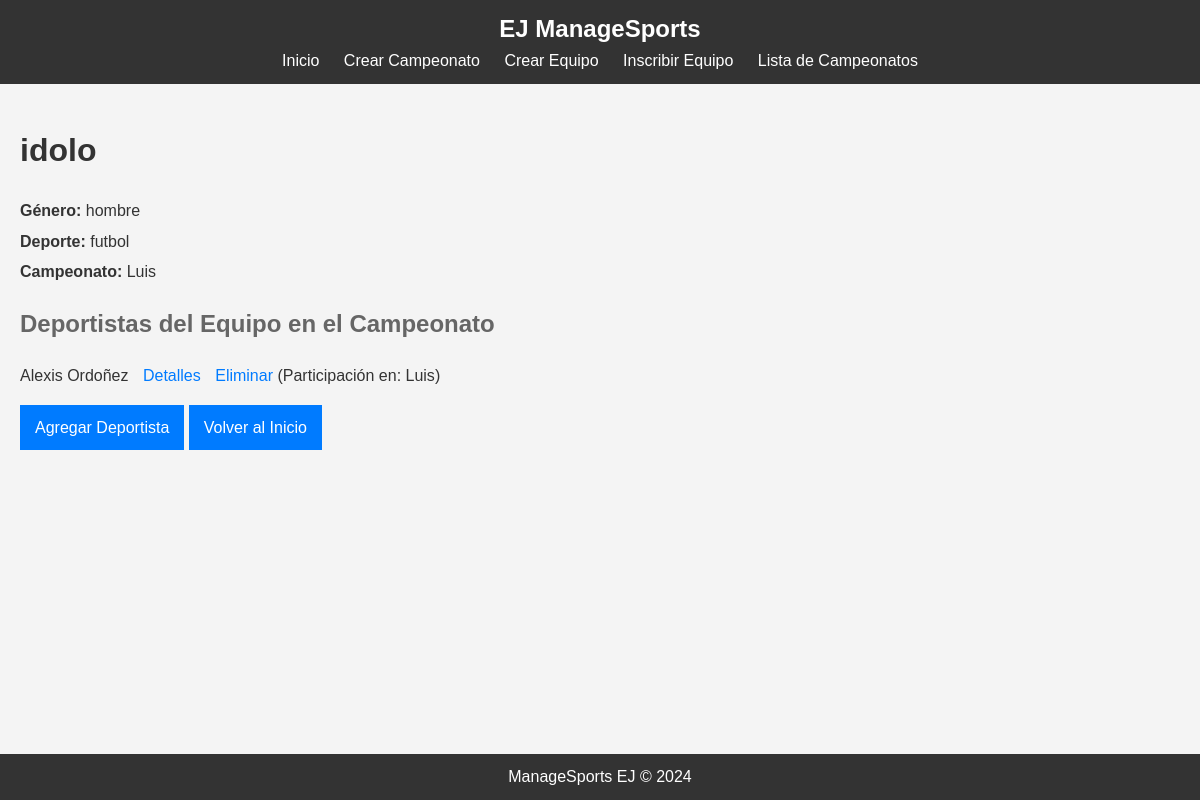
The page /detalle_equipo/3/8/ on the database its author committed.
### campeonato/models.py (models this page shows, shortened)
class Equipo(models.Model):
    NOMBRE_DEPORTE_CHOICES = [
        ('futbol', 'Fútbol'),
        ('baloncesto', 'Baloncesto'),
    ]
    GENERO_CHOICES = [
        ('hombre', 'Hombre'),
        ('mujer', 'Mujer'),
    ]
    nombre = models.CharField(max_length=200)
    deporte = models.CharField(max_length=20, choices=NOMBRE_DEPORTE_CHOICES)
    genero = models.CharField(max_length=20, choices=GENERO_CHOICES)

class Campeonato(models.Model):
    DEPORTE_CHOICES = [
        ('futbol', 'Fútbol'),
        ('baloncesto', 'Baloncesto'),
    ]
    GENERO_CHOICES = [
        ('hombre', 'Hombre'),
        ('mujer', 'Mujer'),
    ]
    TIPO_CHOICES = [
        ('liga', 'Liga'),
        ('eliminatoria', 'Eliminatoria'),
        ('grupos', 'Grupos'),
    ]
    nombre = models.CharField(max_length=200)
    deporte = models.CharField(max_length=20, choices=DEPORTE_CHOICES)
    genero = models.CharField(max_length=20, choices=GENERO_CHOICES)
    tipo = models.CharField(max_length=20, choices=TIPO_CHOICES)
    nro_equipos = models.PositiveIntegerField()
    nro_deportistas = models.PositiveIntegerField()
    fecha_inicio = models.DateField()
    fecha_fin = models.DateField()
    equipos = models.ManyToManyField('Equipo', through='Participacion', blank=True)
    inicializado = models.BooleanField(default=False)

class Deportista(models.Model):
    nombre = models.CharField(max_length=100)
    apellido = models.CharField(max_length=100)
    identificacion = models.CharField(max_length=50, unique=True)
    genero = models.CharField(max_length=20, choices=Equipo.GENERO_CHOICES)
    numero = models.PositiveIntegerField()
    fecha_nacimiento = models.DateField()
    participacion = models.ForeignKey('Participacion', on_delete=models.CASCADE, related_name='deportistas_participacion')

class Participacion(models.Model):
    equipo = models.ForeignKey('Equipo', on_delete=models.CASCADE)
    campeonato = models.ForeignKey('Campeonato', on_delete=models.CASCADE)
    deportistas = models.ManyToManyField('Deportista', blank=True, related_name='participaciones')
    class Meta:
        unique_together = ('equipo', 'campeonato')

### campeonato/views.py (the view)
# urls.py: path('detalle_equipo/<int:equipo_id>/<int:campeonato_id>/', views.detalle_equipo_por_campeonato, name='detalle_equipo_por_campeonato'),
def detalle_equipo_por_campeonato(request, equipo_id, campeonato_id):
    equipo = get_object_or_404(Equipo, id=equipo_id)
    campeonato = get_object_or_404(Campeonato, id=campeonato_id)
    participacion = Participacion.objects.filter(equipo=equipo, campeonato=campeonato).first()
    deportistas = Deportista.objects.filter(participacion=participacion) if participacion else []
    puede_agregar_deportista = participacion.deportistas.count() < campeonato.nro_deportistas if participacion else False
    return render(request, 'campeonato/detalle_equipo_por_campeonato.html', {
        'equipo': equipo,
        'campeonato': campeonato,
        'deportistas': deportistas,
        'puede_agregar_deportista': puede_agregar_deportista
    })

### campeonato/templates/campeonato/detalle_equipo_por_campeonato.html (shortened to what this page needs)
{% extends 'campeonato/base.html' %}
{% block content %}
    <h1>{{ equipo.nombre }}</h1>
    <p><strong>Género:</strong> {{ equipo.genero }}</p>
    <p><strong>Deporte:</strong> {{ equipo.deporte }}</p>
    <p><strong>Campeonato:</strong> {{ campeonato.nombre }}</p>
    <h2>Deportistas del Equipo en el Campeonato</h2>
    <ul>
        {% for deportista in deportistas %}
            <li>
                {{ deportista.nombre }} {{ deportista.apellido }}
                <a href="{% url 'detalle_deportista' deportista.id %}">Detalles</a>
                <a href="{% url 'eliminar_deportista' deportista.id %}">Eliminar</a>
                <span>(Participación en: {{ deportista.participacion.campeonato.nombre }})</span>
            </li>
        {% empty %}
            <li>No hay deportistas en este equipo para este campeonato.</li>
        {% endfor %}
    </ul>
    {% if puede_agregar_deportista %}
        <a href="{% url 'agregar_deportista' equipo.id campeonato.id %}" class="button">Agregar Deportista</a>
    {% endif %}
    <a href="{% url 'home' %}" class="button">Volver al Inicio</a>
{% endblock %}

### campeonato/static/css/styles.css (style rules this page uses)
body { font-family: Arial, sans-serif; line-height: 1.6; margin: 0; padding: 0; color: #333; background-color: #f4f4f4; }
h1 { color: #333; }
h2 { color: #666; margin-top: 20px; }
p { margin: 5px 0; }
ul { padding: 0; }
ul li { list-style: none; margin: 5px 0; }
ul li a { margin-left: 10px; color: #007BFF; text-decoration: none; }
form button, .button { background: #007BFF; color: #fff; border: none; padding: 10px 15px; cursor: pointer; text-decoration: none; display: inline-block; }

### rows shown on the page
Equipo: nombre "idolo", genero "hombre", deporte "futbol"
Campeonato: nombre "Luis"
Deportista: nombre "Alexis", apellido "Ordoñez", participacion.campeonato.nombre "Luis"
